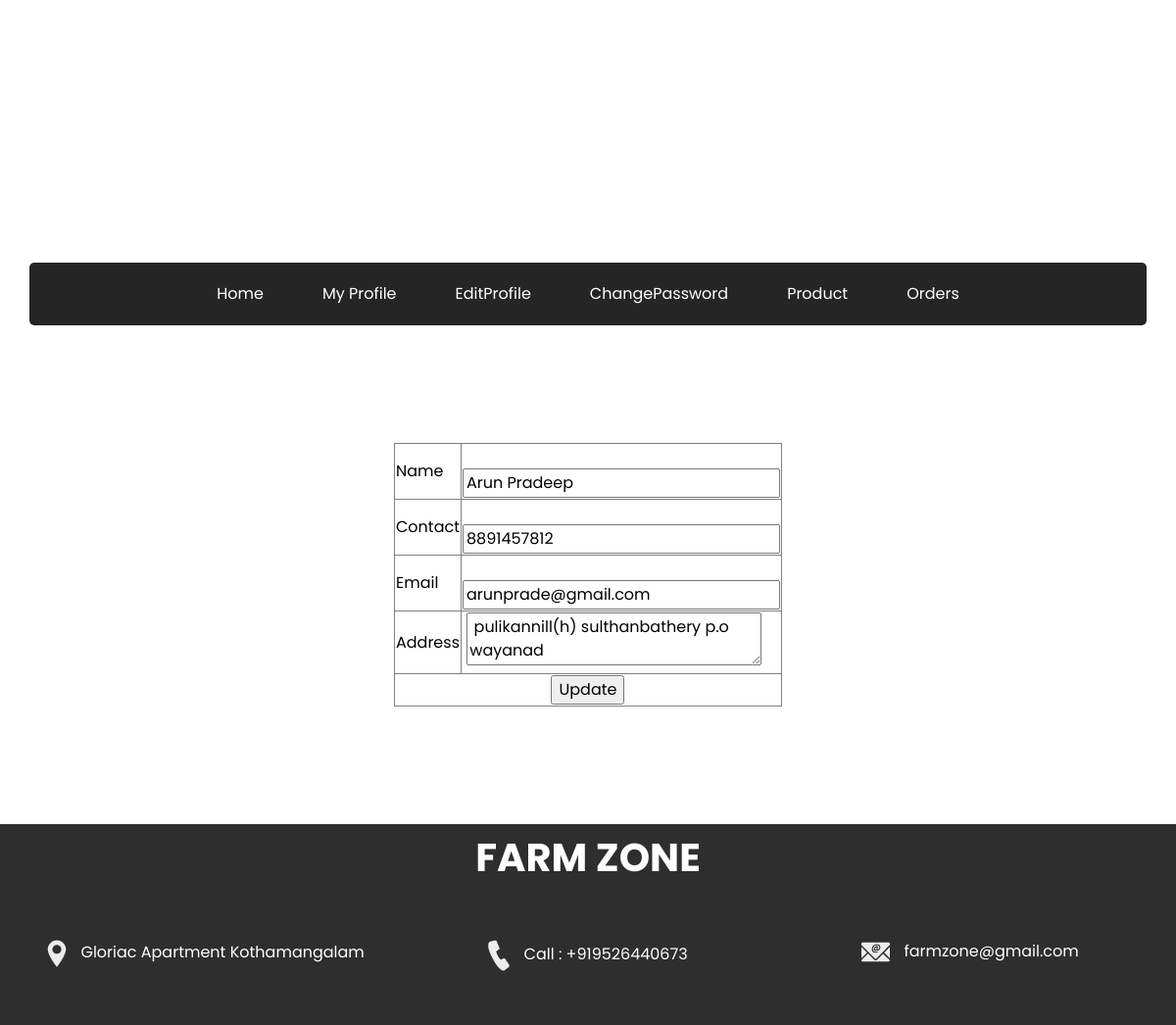
The page /Project/Supplier/EditProfile.php (signed in) on the database its author committed.
### tables this page shows
CREATE TABLE `tbl_supplier` (
  `supplier_id` int(11) NOT NULL,
  `supplier_name` varchar(100) NOT NULL,
  `supplier_email` varchar(100) NOT NULL,
  `supplier_address` varchar(100) NOT NULL,
  `supplier_contact` varchar(50) NOT NULL,
  `place_id` int(11) NOT NULL,
  `supplier_photo` varchar(100) NOT NULL,
  `supplier_proof` varchar(100) NOT NULL,
  `supplier_password` varchar(100) NOT NULL,
  `supplier_status` int(11) NOT NULL
);

### Project/Supplier/EditProfile.php (the view, shortened to what this page needs)
<?php
include('../Assets/Connection/Connection.php');
$sel="select * from tbl_supplier where supplier_id=".$_SESSION["fid"];
$res=$Conn->query($sel);
$row=$res->fetch_assoc();
$name=$row["supplier_name"];
$contact=$row["supplier_contact"];
$email=$row["supplier_email"];
$address=$row["supplier_address"];
		?>
<?php
include("Head.php");
?>
<!DOCTYPE html PUBLIC "-//W3C//DTD XHTML 1.0 Transitional//EN" "http://www.w3.org/TR/xhtml1/DTD/xhtml1-transitional.dtd">
<html xmlns="http://www.w3.org/1999/xhtml">
<head>
</head>
<body >
<form id="form1" name="form1" method="post" action="">
  <table align="center" width="345" border="1">
    <tr>
      <td width="131">Name</td>
      <td width="113"><label for="txt_name"></label>
      <input type="text" name="txt_name" id="txt_name" value="<?php echo $name; ?>" /></td>
    </tr>
    <tr>
      <td height="29">Contact</td>
      <td><label for="txt_contact"></label>
      <input type="text" name="txt_contact" id="txt_contact" value="<?php echo $contact; ?>"/></td>
    </tr>
    <tr>
      <td>Email</td>
      <td><label for="txt_email"></label>
      <input type="text" name="txt_email" id="txt_email" value="<?php echo $email; ?>" /></td>
    </tr>
    <tr>
      <td height="34">Address</td>
      <td><label for="txt_address"></label>
      <textarea name="txt_address" id="txt_address" > <?php echo $address; ?></textarea></td>
    </tr>
    <tr>
      <td colspan="2"><div align="center">
        <input type="submit" name="btn_update" id="btn_update" value="Update" />
      </div></td>
    </tr>
  </table>
</form>
</body>
<?php
include("Foot.php");
?>
</html>

### Project/Assets/Template/Main/css/style.css (style rules this page uses)
body { font-family: "Poppins", sans-serif; color: #040000; background-color: #ffffff; }

### rows shown on the page
tbl_supplier: txt_name "Arun Pradeep", txt_contact "8891457812", txt_email "arunprade@gmail.com", txt_address "pulikannill(h) sulthanbathery p.o wayanad"
